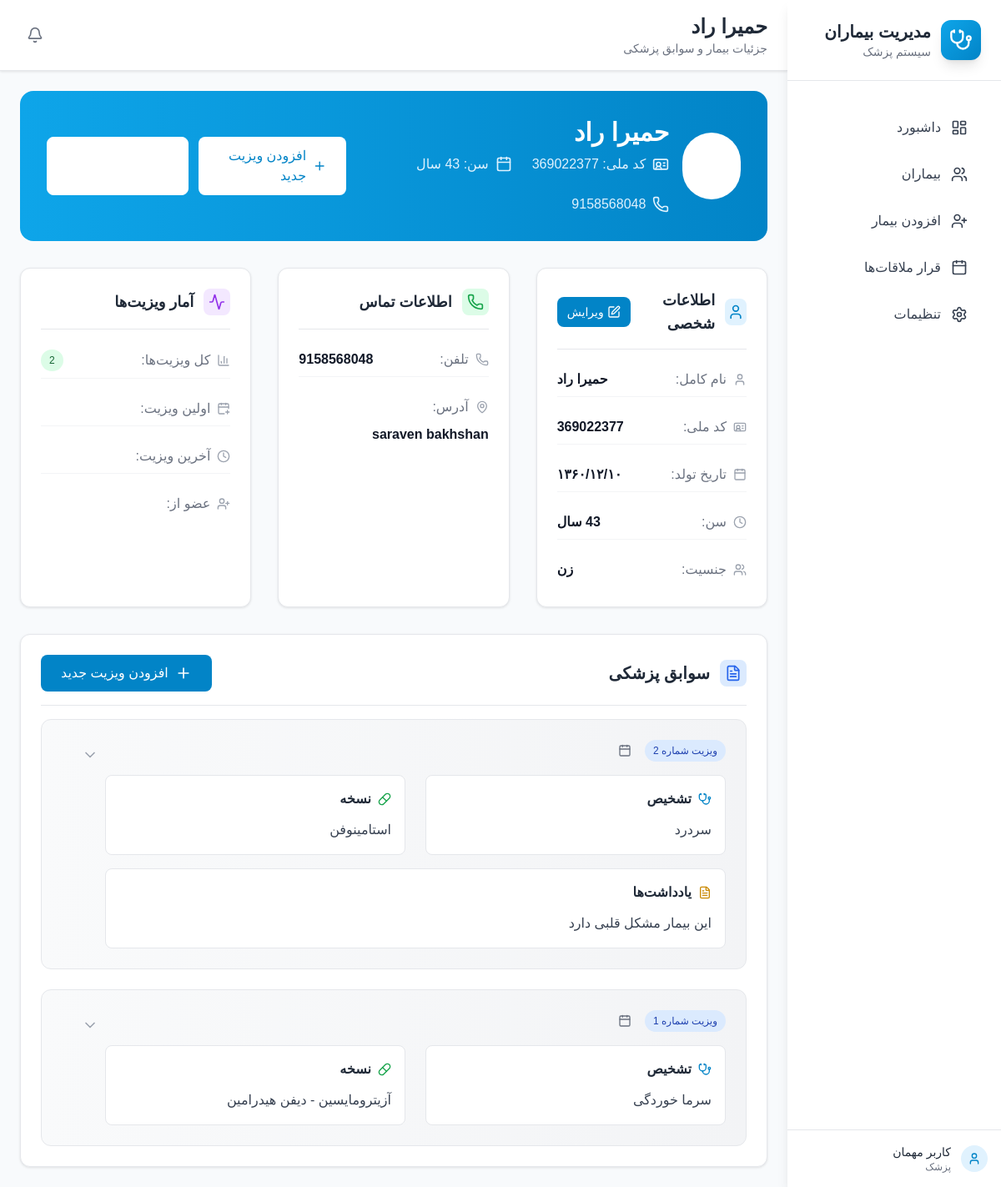
Screenshot of /patients/1/ with the database file from the repository.
### patients/models.py (models this page shows, shortened)
class Patient(models.Model):
    GENDER_CHOICES = [
        ('M', 'مرد'),
        ('F', 'زن'),
        ('O', 'سایر'),
    ]
    first_name = models.CharField(max_length=100)
    last_name = models.CharField(max_length=100)
    national_id = models.CharField(
        max_length=20,
        unique=True,
        validators=[RegexValidator(
            regex=r'^\d+$',
            message='کد ملی باید فقط شامل اعداد باشد'
        )]
    )
    birth_date = models.CharField(max_length=10, help_text="تاریخ تولد به صورت شمسی (YYYY/MM/DD)")
    gender = models.CharField(max_length=1, choices=GENDER_CHOICES)
    phone = models.CharField(
        max_length=15,
        validators=[RegexValidator(
            regex=r'^\+?1?\d{9,15}$',
            message='شماره تلفن باید در فرمت صحیح وارد شود. حداکثر 15 رقم مجاز است.'
        )]
    )
    address = models.TextField()
    created_at = models.DateTimeField(auto_now_add=True)
    updated_at = models.DateTimeField(auto_now=True)
    class Meta:
        ordering = ['last_name', 'first_name']
    @property
    def full_name(self):
        return f"{self.first_name} {self.last_name}"
    @property
    def age(self):
        if not self.birth_date:
            return None
        try:
            parts = self.birth_date.split('/')
            if len(parts) != 3:
                return None
            jalali_year = int(parts[0])
            current_jalali_year = 1403  # Current Jalali year
            return current_jalali_year - jalali_year
        except (ValueError, IndexError):
            return None

class Visit(models.Model):
    patient = models.ForeignKey(Patient, on_delete=models.CASCADE, related_name='visits')
    visit_date = models.DateTimeField(auto_now_add=True)
    diagnosis = models.TextField()
    prescription = models.TextField(blank=True)
    notes = models.TextField(blank=True)
    next_visit_date = models.CharField(max_length=10, null=True, blank=True, help_text="تاریخ ویزیت بعدی به صورت شمسی (YYYY/MM/DD)")
    created_at = models.DateTimeField(auto_now_add=True)
    updated_at = models.DateTimeField(auto_now=True)
    class Meta:
        ordering = ['-visit_date']

### patients/views.py (the view)
# urls.py: path('patients/<int:patient_id>/', views.patient_detail, name='patient_detail'),
def patient_detail(request, patient_id):
    patient = get_object_or_404(Patient, id=patient_id)
    context = {
        'patient': patient,
    }
    return render(request, 'patient_detail.html', context)

### templates/patient_detail.html (shortened to what this page needs)
{% extends 'base.html' %}
{% load static %}
{% load jalali %}
{% block page_title %}{{ patient.full_name }}{% endblock %}
{% block page_subtitle %}جزئیات بیمار و سوابق پزشکی{% endblock %}
{% block content %}
<div class="space-y-8">
    <div class="bg-gradient-to-r from-medical-500 to-medical-600 rounded-2xl p-8 text-white">
        <div class="flex flex-col lg:flex-row lg:items-center lg:justify-between">
            <div class="flex items-center space-x-4 space-x-reverse mb-6 lg:mb-0">
                <div class="w-20 h-20 bg-white bg-opacity-20 rounded-full flex items-center justify-center">
                    <i data-lucide="user" class="w-10 h-10 text-white"></i>
                </div>
                <div>
                    <h2 class="text-3xl font-bold mb-2">{{ patient.full_name }}</h2>
                    <div class="flex flex-wrap items-center gap-6 text-medical-100">
                        <span class="flex items-center">
                            <i data-lucide="id-card" class="w-5 h-5 ml-2"></i>
                            کد ملی: {{ patient.national_id }}
                        </span>
                        <span class="flex items-center">
                            <i data-lucide="calendar" class="w-5 h-5 ml-2"></i>
                            سن: {{ patient.age }} سال
                        </span>
                        <span class="flex items-center">
                            <i data-lucide="phone" class="w-5 h-5 ml-2"></i>
                            {{ patient.phone }}
                        </span>
                    </div>
                </div>
            </div>
            <div class="flex flex-col sm:flex-row gap-3">
                <a href="{% url 'add_visit' patient.id %}" class="btn-success bg-white text-medical-600 hover:bg-gray-100">
                    <i data-lucide="plus" class="w-5 h-5 ml-2"></i>
                    افزودن ویزیت جدید
                </a>
                <a href="{% url 'patients' %}" class="btn-secondary bg-white bg-opacity-20 text-white border-white hover:bg-opacity-30">
                    <i data-lucide="arrow-left" class="w-5 h-5 ml-2"></i>
                </a>
            </div>
        </div>
    </div>
    <div class="grid grid-cols-1 lg:grid-cols-3 gap-8">
        <div class="card">
            <div class="card-header">
                <div class="flex items-center justify-between">
                    <h3 class="text-lg font-semibold text-gray-800 flex items-center">
                        <div class="w-8 h-8 bg-medical-100 rounded-lg flex items-center justify-center ml-3">
                            <i data-lucide="user" class="w-5 h-5 text-medical-600"></i>
                        </div>
                        اطلاعات شخصی
                    </h3>
                    <a href="{% url 'edit_patient' patient.id %}" class="inline-flex items-center px-3 py-2 bg-medical-600 text-white text-sm rounded-lg hover:bg-medical-700 transition-colors duration-200">
                        <i data-lucide="edit" class="w-4 h-4 ml-1"></i>
                        ویرایش
                    </a>
                </div>
            </div>
            <div class="space-y-4">
                <div class="flex justify-between items-center py-2 border-b border-gray-100">
                    <span class="text-gray-600 flex items-center">
                        <i data-lucide="user" class="w-4 h-4 ml-2 text-gray-400"></i>
                        نام کامل:
                    </span>
                    <span class="font-semibold text-gray-900">{{ patient.full_name }}</span>
                </div>
                <div class="flex justify-between items-center py-2 border-b border-gray-100">
                    <span class="text-gray-600 flex items-center">
                        <i data-lucide="id-card" class="w-4 h-4 ml-2 text-gray-400"></i>
                        کد ملی:
                    </span>
                    <span class="font-semibold text-gray-900">{{ patient.national_id }}</span>
                </div>
                <div class="flex justify-between items-center py-2 border-b border-gray-100">
                    <span class="text-gray-600 flex items-center">
                        <i data-lucide="calendar" class="w-4 h-4 ml-2 text-gray-400"></i>
                        تاریخ تولد:
                    </span>
                    <span class="font-semibold text-gray-900">{{ patient.birth_date|jalali:"%Y/%m/%d" }}</span>
                </div>
                <div class="flex justify-between items-center py-2 border-b border-gray-100">
                    <span class="text-gray-600 flex items-center">
                        <i data-lucide="clock" class="w-4 h-4 ml-2 text-gray-400"></i>
                        سن:
                    </span>
                    <span class="font-semibold text-gray-900">{{ patient.age }} سال</span>
                </div>
                <div class="flex justify-between items-center py-2">
                    <span class="text-gray-600 flex items-center">
                        <i data-lucide="users" class="w-4 h-4 ml-2 text-gray-400"></i>
                        جنسیت:
                    </span>
                    <span class="font-semibold text-gray-900">{{ patient.get_gender_display }}</span>
                </div>
            </div>
        </div>
        <div class="card">
            <div class="card-header">
                <h3 class="text-lg font-semibold text-gray-800 flex items-center">
                    <div class="w-8 h-8 bg-green-100 rounded-lg flex items-center justify-center ml-3">
                        <i data-lucide="phone" class="w-5 h-5 text-green-600"></i>
                    </div>
                    اطلاعات تماس
                </h3>
            </div>
            <div class="space-y-4">
                <div class="flex justify-between items-center py-2 border-b border-gray-100">
                    <span class="text-gray-600 flex items-center">
                        <i data-lucide="phone" class="w-4 h-4 ml-2 text-gray-400"></i>
                        تلفن:
                    </span>
                    <span class="font-semibold text-gray-900">{{ patient.phone }}</span>
                </div>
                <div class="flex flex-col py-2">
                    <span class="text-gray-600 flex items-center mb-2">
                        <i data-lucide="map-pin" class="w-4 h-4 ml-2 text-gray-400"></i>
                        آدرس:
                    </span>
                    <span class="font-semibold text-gray-900 text-right leading-relaxed">{{ patient.address }}</span>
                </div>
            </div>
        </div>
        <div class="card">
            <div class="card-header">
                <h3 class="text-lg font-semibold text-gray-800 flex items-center">
                    <div class="w-8 h-8 bg-purple-100 rounded-lg flex items-center justify-center ml-3">
                        <i data-lucide="activity" class="w-5 h-5 text-purple-600"></i>
                    </div>
                    آمار ویزیت‌ها
                </h3>
            </div>
            <div class="space-y-4">
                <div class="flex justify-between items-center py-2 border-b border-gray-100">
                    <span class="text-gray-600 flex items-center">
                        <i data-lucide="bar-chart-3" class="w-4 h-4 ml-2 text-gray-400"></i>
                        کل ویزیت‌ها:
                    </span>
                    <span class="badge badge-success">{{ patient.visits.count }}</span>
                </div>
                <div class="flex justify-between items-center py-2 border-b border-gray-100">
                    <span class="text-gray-600 flex items-center">
                        <i data-lucide="calendar-plus" class="w-4 h-4 ml-2 text-gray-400"></i>
                        اولین ویزیت:
                    </span>
                </div>
                <div class="flex justify-between items-center py-2 border-b border-gray-100">
                    <span class="text-gray-600 flex items-center">
                        <i data-lucide="clock" class="w-4 h-4 ml-2 text-gray-400"></i>
                        آخرین ویزیت:
                    </span>
                </div>
                <div class="flex justify-between items-center py-2">
                    <span class="text-gray-600 flex items-center">
                        <i data-lucide="user-plus" class="w-4 h-4 ml-2 text-gray-400"></i>
                        عضو از:
                    </span>
                </div>
            </div>
        </div>
    </div>
    <div class="card">
        <div class="card-header">
            <div class="flex items-center justify-between">
                <h3 class="text-xl font-semibold text-gray-800 flex items-center">
                    <div class="w-8 h-8 bg-blue-100 rounded-lg flex items-center justify-center ml-3">
                        <i data-lucide="file-text" class="w-5 h-5 text-blue-600"></i>
                    </div>
                    سوابق پزشکی
                </h3>
                <a href="{% url 'add_visit' patient.id %}" class="btn-primary">
                    <i data-lucide="plus" class="w-5 h-5 ml-2"></i>
                    افزودن ویزیت جدید
                </a>
            </div>
        </div>
        {% if patient.visits.all %}
            <div class="space-y-6">
                {% for visit in patient.visits.all %}
                <div class="bg-gradient-to-r from-gray-50 to-gray-100 rounded-xl p-6 border border-gray-200 hover:shadow-md transition-all duration-200">
                    <div class="flex items-start justify-between">
                        <div class="flex-1">
                            <div class="flex items-center space-x-4 space-x-reverse mb-4">
                                <span class="badge badge-info">
                                    ویزیت شماره {{ forloop.revcounter }}
                                </span>
                                <span class="text-sm text-gray-600 flex items-center">
                                    <i data-lucide="calendar" class="w-4 h-4 ml-2"></i>
                                </span>
                            </div>
                            <div class="grid grid-cols-1 lg:grid-cols-2 gap-6">
                                <div class="bg-white rounded-lg p-4 border border-gray-200">
                                    <h4 class="font-semibold text-gray-800 mb-3 flex items-center">
                                        <i data-lucide="stethoscope" class="w-4 h-4 ml-2 text-medical-600"></i>
                                        تشخیص
                                    </h4>
                                    <p class="text-gray-700 leading-relaxed">{{ visit.diagnosis }}</p>
                                </div>
                                {% if visit.prescription %}
                                <div class="bg-white rounded-lg p-4 border border-gray-200">
                                    <h4 class="font-semibold text-gray-800 mb-3 flex items-center">
                                        <i data-lucide="pill" class="w-4 h-4 ml-2 text-green-600"></i>
                                        نسخه
                                    </h4>
                                    <p class="text-gray-700 leading-relaxed">{{ visit.prescription }}</p>
                                </div>
                                {% endif %}
                            </div>
                            {% if visit.notes %}
                            <div class="mt-4 bg-white rounded-lg p-4 border border-gray-200">
                                <h4 class="font-semibold text-gray-800 mb-3 flex items-center">
                                    <i data-lucide="file-text" class="w-4 h-4 ml-2 text-yellow-600"></i>
                                    یادداشت‌ها
                                </h4>
                                <p class="text-gray-700 leading-relaxed">{{ visit.notes }}</p>
                            </div>
                            {% endif %}
                        </div>
                        <div class="ml-4 flex flex-col space-y-2">
                            <button onclick="toggleVisitDetails({{ visit.id }})"
                                    class="p-2 text-gray-400 hover:text-medical-600 hover:bg-white rounded-lg transition-all duration-200">
                                <i data-lucide="chevron-down" class="w-5 h-5" id="chevron-{{ visit.id }}"></i>
                            </button>
                        </div>
                    </div>
                </div>
                {% endfor %}
            </div>
        {% endif %}
    </div>
</div>
{% endblock %}

### rows the page displays
Patient: full_name "حمیرا راد", national_id "369022377", phone "9158568048", birth_date|jalali "۱۳۶۰/۱۲/۱۰", age "43", gender "زن", address "saraven bakhshan", visits.count "2"
Visit: diagnosis "سردرد", prescription "استامینوفن", notes "این بیمار مشکل قلبی دارد"
Visit: diagnosis "سرما خوردگی", prescription "آزیترومایسین - دیفن هیدرامین"
